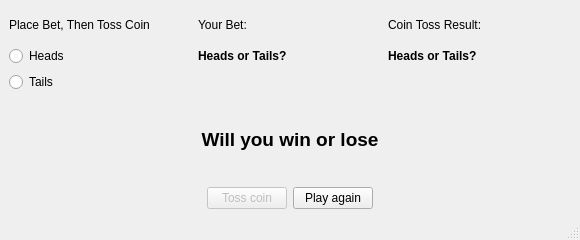
<?xml version="1.0" encoding="UTF-8"?>
<ui version="4.0">
 <class>MainWindow</class>
 <widget class="QMainWindow" name="MainWindow">
  <property name="geometry">
   <rect>
    <x>0</x>
    <y>0</y>
    <width>580</width>
    <height>240</height>
   </rect>
  </property>
  <property name="windowTitle">
   <string>Heads or Tails</string>
  </property>
  <widget class="QWidget" name="centralwidget">
   <layout class="QGridLayout" name="gridLayout_2">
    <item row="2" column="0">
     <layout class="QHBoxLayout" name="horizontalLayout_2">
      <item>
       <spacer name="horizontalSpacer">
        <property name="orientation">
         <enum>Qt::Horizontal</enum>
        </property>
        <property name="sizeHint" stdset="0">
         <size>
          <width>40</width>
          <height>20</height>
         </size>
        </property>
       </spacer>
      </item>
      <item>
       <widget class="QPushButton" name="btn_toss">
        <property name="enabled">
         <bool>false</bool>
        </property>
        <property name="text">
         <string>Toss coin</string>
        </property>
       </widget>
      </item>
      <item>
       <widget class="QPushButton" name="btn_play_again">
        <property name="text">
         <string>Play again</string>
        </property>
       </widget>
      </item>
      <item>
       <spacer name="horizontalSpacer_2">
        <property name="orientation">
         <enum>Qt::Horizontal</enum>
        </property>
        <property name="sizeHint" stdset="0">
         <size>
          <width>40</width>
          <height>20</height>
         </size>
        </property>
       </spacer>
      </item>
     </layout>
    </item>
    <item row="1" column="0">
     <layout class="QHBoxLayout" name="horizontalLayout">
      <item>
       <widget class="QLabel" name="lbl_win_lose">
        <property name="font">
         <font>
          <pointsize>14</pointsize>
          <weight>75</weight>
          <bold>true</bold>
         </font>
        </property>
        <property name="text">
         <string>Will you win or lose</string>
        </property>
        <property name="alignment">
         <set>Qt::AlignCenter</set>
        </property>
       </widget>
      </item>
     </layout>
    </item>
    <item row="0" column="0">
     <layout class="QGridLayout" name="gridLayout">
      <item row="0" column="0">
       <widget class="QLabel" name="label">
        <property name="text">
         <string>Place Bet, Then Toss Coin</string>
        </property>
       </widget>
      </item>
      <item row="0" column="2">
       <widget class="QLabel" name="label_3">
        <property name="text">
         <string>Coin Toss Result:</string>
        </property>
       </widget>
      </item>
      <item row="2" column="0">
       <widget class="QRadioButton" name="rb_tails">
        <property name="text">
         <string>Tails</string>
        </property>
        <attribute name="buttonGroup">
         <string notr="true">buttonGroup</string>
        </attribute>
       </widget>
      </item>
      <item row="0" column="1">
       <widget class="QLabel" name="label_2">
        <property name="text">
         <string>Your Bet:</string>
        </property>
       </widget>
      </item>
      <item row="1" column="0">
       <widget class="QRadioButton" name="rb_heads">
        <property name="text">
         <string>Heads</string>
        </property>
        <attribute name="buttonGroup">
         <string notr="true">buttonGroup</string>
        </attribute>
       </widget>
      </item>
      <item row="1" column="1">
       <widget class="QLabel" name="lbl_your_bet">
        <property name="font">
         <font>
          <weight>75</weight>
          <bold>true</bold>
         </font>
        </property>
        <property name="text">
         <string>Heads or Tails?</string>
        </property>
       </widget>
      </item>
      <item row="1" column="2">
       <widget class="QLabel" name="lbl_toss_result">
        <property name="font">
         <font>
          <weight>75</weight>
          <bold>true</bold>
         </font>
        </property>
        <property name="text">
         <string>Heads or Tails?</string>
        </property>
       </widget>
      </item>
     </layout>
    </item>
   </layout>
  </widget>
  <widget class="QStatusBar" name="statusbar"/>
 </widget>
 <resources/>
 <connections/>
 <buttongroups>
  <buttongroup name="buttonGroup"/>
 </buttongroups>
</ui>
